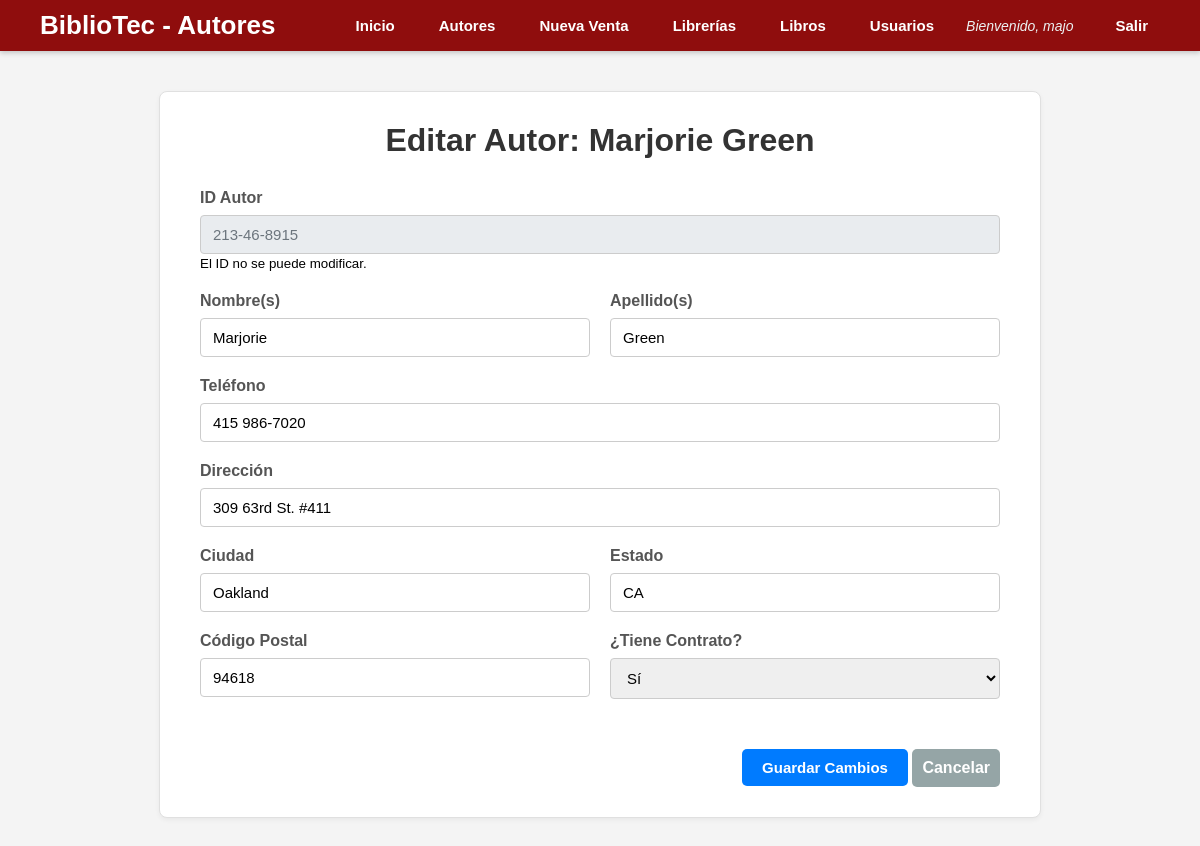
The page /editar_autor.php?id=213-46-8915 (signed in) on the database its author committed.
### tables this page shows
CREATE TABLE `authors` (
  `au_id` varchar(11) NOT NULL,
  `au_lname` varchar(40) NOT NULL,
  `au_fname` varchar(20) NOT NULL,
  `phone` char(12) NOT NULL DEFAULT 'UNKNOWN',
  `address` varchar(40) DEFAULT NULL,
  `city` varchar(20) DEFAULT NULL,
  `state` char(2) DEFAULT NULL,
  `zip` char(5) DEFAULT NULL,
  `contract` tinyint(1) NOT NULL
);

### editar_autor.php (the view, shortened to what this page needs)
<?php
require 'conexion.php';
$id_autor = $_GET['id'];
try {
    $sql = "SELECT * FROM authors WHERE au_id = :id";
    $stmt = $pdo->prepare($sql);
    $stmt->execute([':id' => $id_autor]);
    $autor = $stmt->fetch(PDO::FETCH_ASSOC);
} catch (PDOException $e) {
    die("Error al cargar datos: " . $e->getMessage());
}
?>
<!DOCTYPE html>
<html lang="es">
<head>
    <link rel="stylesheet" href="estilo.css">
</head>
<body>
    <header>
        <div class="header-container">
            <h1>BiblioTec - Autores</h1>
            <nav>
                <ul>
                    <li><a href="dashboard.php">Inicio</a></li>
                    <li><a href="autores.php">Autores</a></li>
                    <li><a href="ventas.php">Nueva Venta</a></li>
                    <li><a href="librerias.php">Librerías</a></li>
                    <li><a href="libros.php">Libros</a></li>
                    <li><a href="usuarios.php">Usuarios</a></li>
                    <li class="user-welcome">
                        Bienvenido, <?php echo htmlspecialchars($_SESSION['user_name']); ?>
                    </li>
                    <li><a href="logout.php">Salir</a></li>
                </ul>
            </nav>
        </div>
    </header>
    <main class="main-content">
        <div class="form-container">
            <h2>Editar Autor: <?php echo htmlspecialchars($autor['au_fname'] . ' ' . $autor['au_lname']); ?></h2>
            <form action="editar_autor.php?id=<?php echo $id_autor; ?>" method="POST">
                <div class="form-group">
                    <label for="au_id">ID Autor</label>
                    <input type="text" id="au_id" name="au_id"
                           value="<?php echo htmlspecialchars($autor['au_id']); ?>" readonly>
                    <small>El ID no se puede modificar.</small>
                </div>
                <div class="form-row">
                    <div class="form-group">
                        <label for="au_fname">Nombre(s)</label>
                        <input type="text" id="au_fname" name="au_fname" required
                               value="<?php echo htmlspecialchars($autor['au_fname']); ?>">
                    </div>
                    <div class="form-group">
                        <label for="au_lname">Apellido(s)</label>
                        <input type="text" id="au_lname" name="au_lname" required
                               value="<?php echo htmlspecialchars($autor['au_lname']); ?>">
                    </div>
                </div>
                <div class="form-group">
                    <label for="phone">Teléfono</label>
                    <input type="text" id="phone" name="phone" required maxlength="12"
                           value="<?php echo htmlspecialchars($autor['phone']); ?>">
                </div>
                <div class="form-group">
                    <label for="address">Dirección</label>
                    <input type="text" id="address" name="address"
                           value="<?php echo htmlspecialchars($autor['address']); ?>">
                </div>
                <div class="form-row">
                    <div class="form-group">
                        <label for="city">Ciudad</label>
                        <input type="text" id="city" name="city"
                               value="<?php echo htmlspecialchars($autor['city']); ?>">
                    </div>
                    <div class="form-group">
                        <label for="state">Estado</label>
                        <input type="text" id="state" name="state" maxlength="2"
                               value="<?php echo htmlspecialchars($autor['state']); ?>">
                    </div>
                </div>
                <div class="form-row">
                    <div class="form-group">
                        <label for="zip">Código Postal</label>
                        <input type="text" id="zip" name="zip" maxlength="5"
                               value="<?php echo htmlspecialchars($autor['zip']); ?>">
                    </div>
                    <div class="form-group">
                        <label for="contract">¿Tiene Contrato?</label>
                        <select id="contract" name="contract">
                            <option value="1" <?php echo ($autor['contract'] == 1) ? 'selected' : ''; ?>>Sí</option>
                        </select>
                    </div>
                </div>
                <div class="form-actions">
                    <button type="submit" class="btn-primary">Guardar Cambios</button>
                    <a href="autores.php" class="btn-dashboard btn-historial" style="text-decoration:none; padding:10px;">Cancelar</a>
                </div>
            </form>
        </div>
    </main>
</body>
</html>

### estilo.css (style rules this page uses)
body { font-family: Arial, sans-serif; margin: 0; padding: 0; background-color: #f4f4f4; }
header { background-color: #8f0d0d; color: white; padding: 10px 40px; box-shadow: 0 2px 5px rgba(0, 0, 0, 0.2); }
.header-container { display: flex; justify-content: space-between; align-items: center; max-width: 1200px; margin: 0 auto; }
header h1 { margin: 0; font-size: 26px; }
nav ul { margin: 0; padding: 0; list-style: none; display: flex; align-items: center; }
nav li { margin-left: 20px; }
nav a { text-decoration: none; color: white; font-weight: bold; font-size: 15px; padding: 8px 12px; border-radius: 4px; transition: background-color 0.3s ease; }
.user-welcome { color: #ecf0f1; font-style: italic; font-size: 14px; margin-right: 10px; }
.main-content { max-width: 1100px; margin: 40px auto; padding: 0 20px; }
.main-content h2 { font-size: 32px; color: #2d3748; margin-bottom: 30px; text-align: center; }
.btn-dashboard { display: inline-block; text-decoration: none; color: white; padding: 12px 20px; border-radius: 5px; font-weight: bold; transition: background-color 0.3s ease; }
.btn-historial { background-color: #95a5a6; }
.form-container { max-width: 800px; margin: 0 auto; background-color: #ffffff; border: 1px solid #e0e0e0; border-radius: 8px; box-shadow: 0 2px 5px rgba(0, 0, 0, 0.05); padding: 30px 40px; }
.form-container h2 { text-align: center; margin-top: 0; margin-bottom: 30px; color: #333; }
.form-group { margin-bottom: 20px; }
.form-group label { display: block; margin-bottom: 8px; font-weight: bold; color: #555; }
.form-group input[type="text"], .form-group input[type="password"], .form-group input[type="email"], .form-group input[type="number"], .form-group textarea { width: 100%; padding: 10px 12px; border: 1px solid #ccc; border-radius: 4px; box-sizing: border-box; font-size: 15px; }
.form-group input[readonly] { background-color: #e9ecef; cursor: not-allowed; color: #6c757d; }
.form-row { display: flex; gap: 20px; }
.form-row .form-group { flex: 1; }
.form-actions { margin-top: 30px; text-align: right; }
.form-actions button { padding: 10px 20px; font-size: 15px; font-weight: bold; border: none; border-radius: 5px; cursor: pointer; margin-left: 10px; transition: background-color 0.3s ease; }
.btn-primary { background-color: #007bff; color: white; }

### editar_autor.php (style rules this page uses)
.form-group input, .form-group select { width: 100%; padding: 10px 12px; border: 1px solid #ccc; border-radius: 4px; box-sizing: border-box; font-size: 15px; }

### rows shown on the page
authors: au_fname+au_lname "Marjorie Green", au_id "213-46-8915", au_fname "Marjorie", au_lname "Green", phone "415 986-7020", address "309 63rd St. #411", city "Oakland", state "CA", zip "94618", contract "Sí"

### other values the page prints
$_SESSION['user_name'] "majo"
